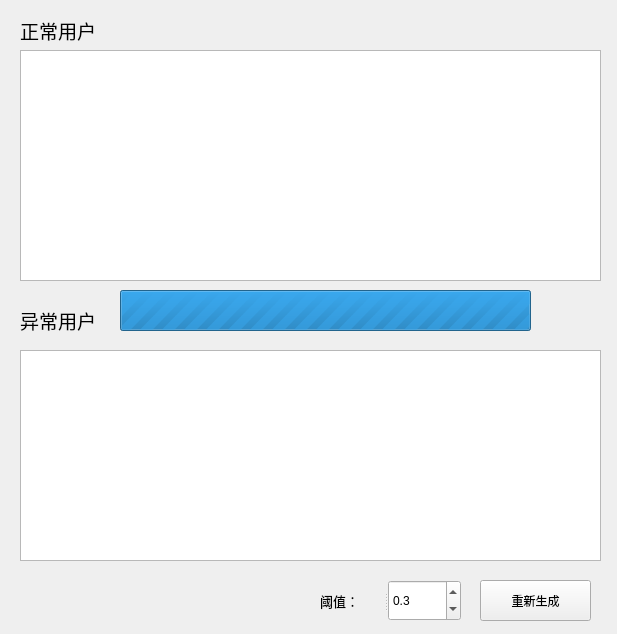
<?xml version="1.0" encoding="UTF-8"?>
<ui version="4.0">
 <class>Form</class>
 <widget class="QWidget" name="Form">
  <property name="geometry">
   <rect>
    <x>0</x>
    <y>0</y>
    <width>617</width>
    <height>634</height>
   </rect>
  </property>
  <property name="windowTitle">
   <string>Form</string>
  </property>
  <widget class="QLabel" name="label">
   <property name="geometry">
    <rect>
     <x>20</x>
     <y>10</y>
     <width>131</width>
     <height>41</height>
    </rect>
   </property>
   <property name="font">
    <font>
     <family>微软雅黑</family>
     <pointsize>14</pointsize>
    </font>
   </property>
   <property name="text">
    <string>正常用户</string>
   </property>
  </widget>
  <widget class="QLabel" name="label_2">
   <property name="geometry">
    <rect>
     <x>20</x>
     <y>300</y>
     <width>131</width>
     <height>41</height>
    </rect>
   </property>
   <property name="font">
    <font>
     <family>微软雅黑</family>
     <pointsize>14</pointsize>
    </font>
   </property>
   <property name="text">
    <string>异常用户</string>
   </property>
  </widget>
  <widget class="QPushButton" name="startCalcBtn">
   <property name="geometry">
    <rect>
     <x>480</x>
     <y>580</y>
     <width>111</width>
     <height>41</height>
    </rect>
   </property>
   <property name="text">
    <string>重新生成</string>
   </property>
  </widget>
  <widget class="QSplitter" name="splitter">
   <property name="geometry">
    <rect>
     <x>320</x>
     <y>580</y>
     <width>141</width>
     <height>41</height>
    </rect>
   </property>
   <property name="orientation">
    <enum>Qt::Horizontal</enum>
   </property>
   <widget class="QLabel" name="label_3">
    <property name="font">
     <font>
      <family>微软雅黑</family>
      <pointsize>10</pointsize>
     </font>
    </property>
    <property name="text">
     <string>阈值：</string>
    </property>
   </widget>
   <widget class="QDoubleSpinBox" name="doubleSpinBox">
    <property name="decimals">
     <number>1</number>
    </property>
    <property name="minimum">
     <double>0.200000000000000</double>
    </property>
    <property name="maximum">
     <double>0.900000000000000</double>
    </property>
    <property name="singleStep">
     <double>0.100000000000000</double>
    </property>
    <property name="value">
     <double>0.300000000000000</double>
    </property>
   </widget>
  </widget>
  <widget class="QProgressBar" name="calcProgressBar">
   <property name="geometry">
    <rect>
     <x>120</x>
     <y>290</y>
     <width>411</width>
     <height>41</height>
    </rect>
   </property>
   <property name="maximum">
    <number>0</number>
   </property>
   <property name="value">
    <number>-1</number>
   </property>
   <property name="format">
    <string/>
   </property>
  </widget>
  <widget class="QTableView" name="normalTableView">
   <property name="geometry">
    <rect>
     <x>20</x>
     <y>50</y>
     <width>581</width>
     <height>231</height>
    </rect>
   </property>
  </widget>
  <widget class="QTableView" name="abnormalTableView">
   <property name="geometry">
    <rect>
     <x>20</x>
     <y>350</y>
     <width>581</width>
     <height>211</height>
    </rect>
   </property>
  </widget>
 </widget>
 <resources/>
 <connections/>
</ui>
